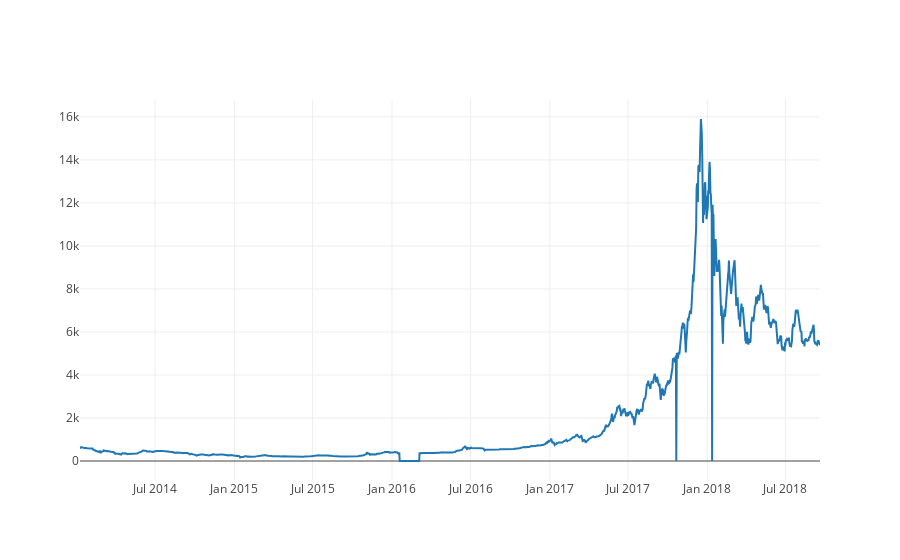

This figure's notebook cell:
### Code cell
# Generacion de un grafico simple para evaluar la fluctuacion
btc_trace = go.Scatter(x=btc_eur_price_kraken.index, y=btc_eur_price_kraken['Weighted Price'])
py.iplot([btc_trace])

### Figure 1 — Plotly figure (JSON) as saved in the notebook; plotly's stock layout.template omitted (floating-point values rounded to 4 significant figures; data arrays with more than 128 entries replaced by an {"elided": "..."} marker saying what was removed)
{"data": [{"type": "scatter", "uid": "895f04e4-bce1-11e8-a60f-d8cb8a80ab2a", "x": {"elided": "1716 str values"}, "y": {"elided": "1716 float values"}}], "layout": {}}
